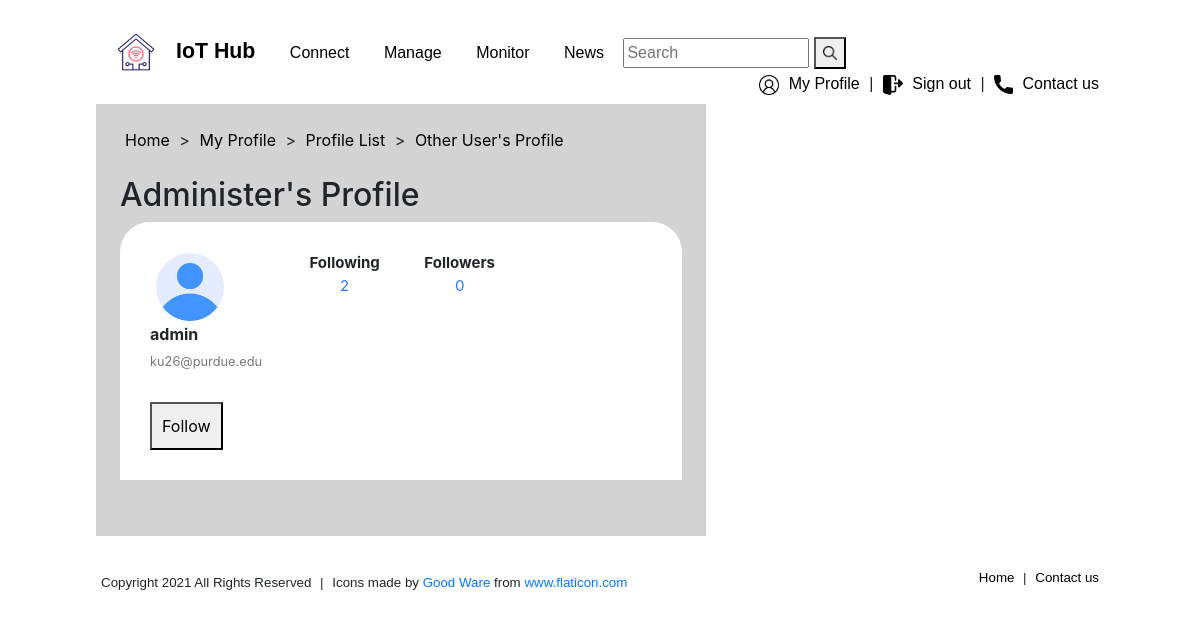
/CNIT581-048-project3/1/other_profile/ (signed in), run on an earlier commit of the app's database.
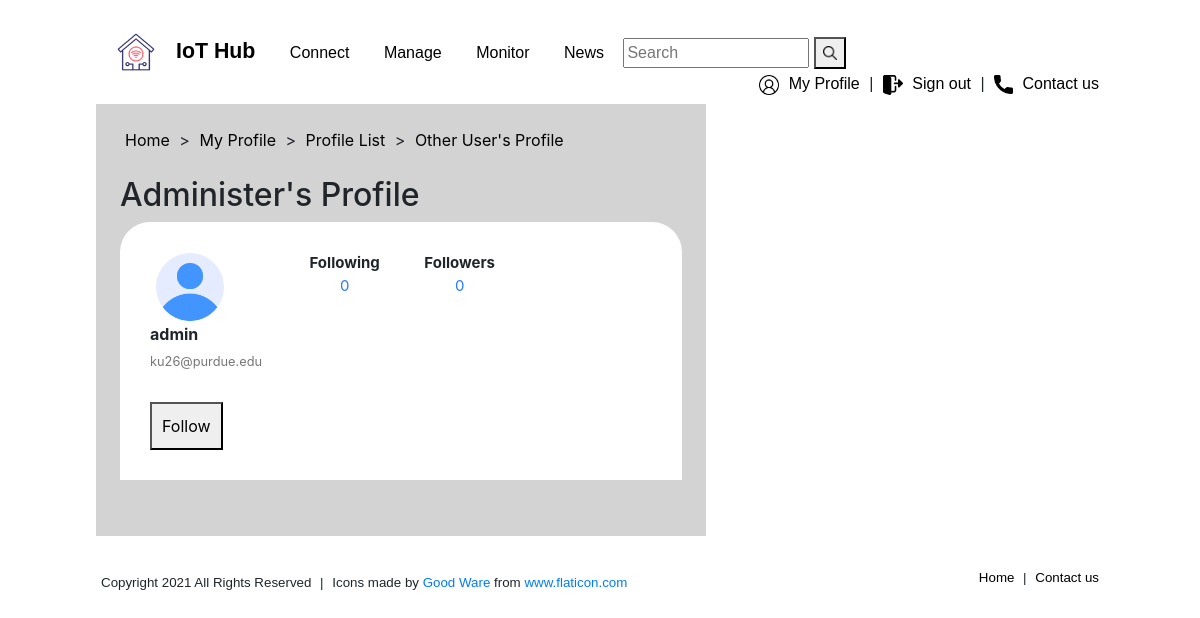
And on a later commit of the database.
### hubapp/models.py (models this page shows)
class CustomUser(AbstractUser):
    nickname = models.CharField(max_length=100)
    gender_type_choices = (
        ('Male', 'Male'),
        ('Female', 'Female'),
        ('Not to say', 'Not to say')
    )
    gender = models.CharField(max_length=10, choices=gender_type_choices)
    followers = models.ManyToManyField(
        settings.AUTH_USER_MODEL,
        related_name='following',
        blank=True
    )

### hubapp/views.py (the view)
# urls.py: path('<int:user_id>/other_profile/', views.other_profile, name='other_profile'),
def other_profile(request, user_id):
    if request.user.is_authenticated:
        user = get_object_or_404(get_user_model(), id=user_id)
        follower_list = Activity.objects.filter(Q(to=user) & Q(activity_type='Follower')).order_by('-date')[:3]
        following_list = Activity.objects.filter(Q(creator=user) & Q(activity_type='Following')).order_by('-date')[:3]
        new_devices = Devices.objects.filter(user=user).order_by('-registered')[:3]
        registered_devices = Devices.objects.filter(last_updated__gt=F('registered'))
        edited_devices = registered_devices.filter(user=user).order_by('-last_updated')[:3]
        deleted = Activity.objects.filter(Q(to=user) & Q(activity_type='Delete')).order_by('-date')[:3]
        return render(request, 'hubapp/other_profile.html', {'user': user, 'follower_list': follower_list,
                                                             'following_list': following_list, 'new_devices': new_devices,
                                                             'edited_devices': edited_devices, 'deleted': deleted})
    else:
        return redirect('signin')

### hubapp/templates/hubapp/other_profile.html (shortened to what this page needs)
{% extends "hubapp/base.html" %}
{% block header %}
    <a href="{% url 'index' %}">Home</a> >
    <a href="{% url 'myprofile' %}">My Profile</a> >
    <a href="{% url 'profiles' %}">Profile List</a> >
    <a href="">Other User's Profile</a>
{% endblock header %}
{% block title %}
    <h2>
        {{ user.nickname }}'s  Profile
    </h2>
{% endblock title %}
{% block content %}
<div>
    <div class="profile-container">
        <div class="profile-top">
            {% load static %}
            <div>
                <img src="{% static 'hubapp/img/user2.png' %}" alt="..." class="top-profile-img">
                <div class="top-profile">
                    <span style="font-weight:bold;">Following</span>
                    <p style="text-align: center;"><a href="{% url 'followinglist' user.id %}">{{ user.following.all|length }}</a></p>
                </div>
                <div class="top-profile">
                    <span style="font-weight:bold;">Followers</span>
                    <p style="text-align: center;"><a href="{% url 'followerlist' user.id %}">{{ user.followers.all|length }}</a></p>
                </div>
            </div>
            <div>
                <div>
                    <p style="font-weight: bold; margin-bottom:2px">{{ user.username }}</p>
                    <small style="color: #777777;">{{ user.email }}</small>
                </div>
            </div>
        </div>
        <div>
            {% if user in request.user.following.all %}
                <button onClick="location.href='{% url 'follow' user.pk %}'">Unfollow</button>
            {% else %}
                <button onClick="location.href='{% url 'follow' user.pk %}'">Follow</button>
            {% endif %}
        </div>
    </div>
        {% if user in request.user.following.all %}
                    {% load static %}
    {% endif %}
    </div>
{% endblock content %}

What changed in the data, as far as the page shows it:
changed CustomUser "Administer": following.all|length "2" → "0"
